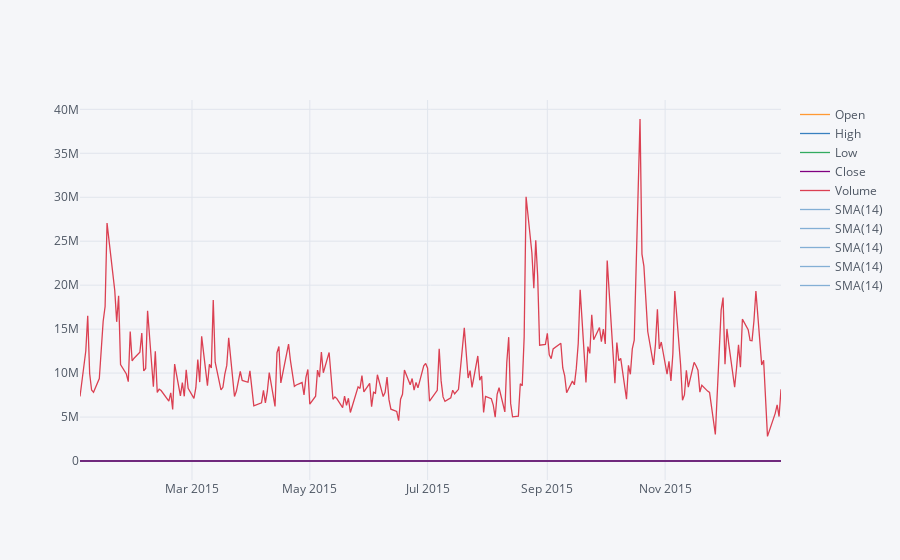

Notebook source saved alongside this figure:
### Markdown cell above
** Creating a Simple Moving Averages plot of Morgan Stanley for the year 2015.**

### Code cell
df['MS'].ix['2015-01-01':'2016-01-01'].ta_plot(study='sma')

### Figure 1 — Plotly figure (JSON) as saved in the notebook; plotly's stock layout.template omitted (floating-point values rounded to 4 significant figures; data arrays with more than 128 entries replaced by an {"elided": "..."} marker saying what was removed)
{"data": [{"line": {"color": "rgba(255, 153, 51, 1.0)", "dash": "solid", "shape": "linear", "width": 1.3}, "mode": "lines", "name": "Open", "text": "", "type": "scatter", "uid": "f942e0e5-8661-412b-a571-7c32916e3ebf", "x": {"elided": "252 str values"}, "y": {"elided": "252 float values"}}, {"line": {"color": "rgba(55, 128, 191, 1.0)", "dash": "solid", "shape": "linear", "width": 1.3}, "mode": "lines", "name": "High", "text": "", "type": "scatter", "uid": "7e54d1e4-cb5b-4b10-8c92-5a871d95f5bb", "x": {"elided": "252 str values"}, "y": {"elided": "252 float values"}}, {"line": {"color": "rgba(50, 171, 96, 1.0)", "dash": "solid", "shape": "linear", "width": 1.3}, "mode": "lines", "name": "Low", "text": "", "type": "scatter", "uid": "f15f7029-6a58-449d-867e-6ea14ac1bfc4", "x": {"elided": "252 str values"}, "y": {"elided": "252 float values"}}, {"line": {"color": "rgba(128, 0, 128, 1.0)", "dash": "solid", "shape": "linear", "width": 1.3}, "mode": "lines", "name": "Close", "text": "", "type": "scatter", "uid": "188f46ff-62fc-4523-92a9-5b41b50d78a3", "x": {"elided": "252 str values"}, "y": {"elided": "252 float values"}}, {"line": {"color": "rgba(219, 64, 82, 1.0)", "dash": "solid", "shape": "linear", "width": 1.3}, "mode": "lines", "name": "Volume", "text": "", "type": "scatter", "uid": "b8e5c2f0-895d-455f-985d-fbc91ba0d14e", "x": {"elided": "252 str values"}, "y": {"elided": "252 int values"}}, {"line": {"color": "rgba(55, 128, 191, 0.5999999999999999)", "dash": "solid", "shape": "linear", "width": 1.3}, "mode": "lines", "name": "SMA(14)", "text": "", "type": "scatter", "uid": "031ee071-b8f5-47d8-a355-567cf767accd", "x": {"elided": "252 str values"}, "y": {"elided": "252x5 mixed values"}}, {"line": {"color": "rgba(55, 128, 191, 0.5999999999999999)", "dash": "solid", "shape": "linear", "width": 1.3}, "mode": "lines", "name": "SMA(14)", "text": "", "type": "scatter", "uid": "ec5e91e0-00dc-4ac2-82e1-de15725026d4", "x": {"elided": "252 str values"}, "y": {"elided": "252x5 mixed values"}}, {"line": {"color": "rgba(55, 128, 191, 0.5999999999999999)", "dash": "solid", "shape": "linear", "width": 1.3}, "mode": "lines", "name": "SMA(14)", "text": "", "type": "scatter", "uid": "ab58c05b-928a-4f46-9550-4b9c2ea39847", "x": {"elided": "252 str values"}, "y": {"elided": "252x5 mixed values"}}, {"line": {"color": "rgba(55, 128, 191, 0.5999999999999999)", "dash": "solid", "shape": "linear", "width": 1.3}, "mode": "lines", "name": "SMA(14)", "text": "", "type": "scatter", "uid": "24c5f982-8565-45cc-b786-3a860cd1b368", "x": {"elided": "252 str values"}, "y": {"elided": "252x5 mixed values"}}, {"line": {"color": "rgba(55, 128, 191, 0.5999999999999999)", "dash": "solid", "shape": "linear", "width": 1.3}, "mode": "lines", "name": "SMA(14)", "text": "", "type": "scatter", "uid": "4ea83b38-c344-40ac-a685-bfc159a2c179", "x": {"elided": "252 str values"}, "y": {"elided": "252x5 mixed values"}}], "layout": {"legend": {"bgcolor": "#F5F6F9", "font": {"color": "#4D5663"}}, "paper_bgcolor": "#F5F6F9", "plot_bgcolor": "#F5F6F9", "title": {"font": {"color": "#4D5663"}}, "xaxis": {"gridcolor": "#E1E5ED", "showgrid": true, "tickfont": {"color": "#4D5663"}, "title": {"font": {"color": "#4D5663"}, "text": ""}, "zerolinecolor": "#E1E5ED"}, "yaxis": {"gridcolor": "#E1E5ED", "showgrid": true, "tickfont": {"color": "#4D5663"}, "title": {"font": {"color": "#4D5663"}, "text": ""}, "zerolinecolor": "#E1E5ED"}}}
